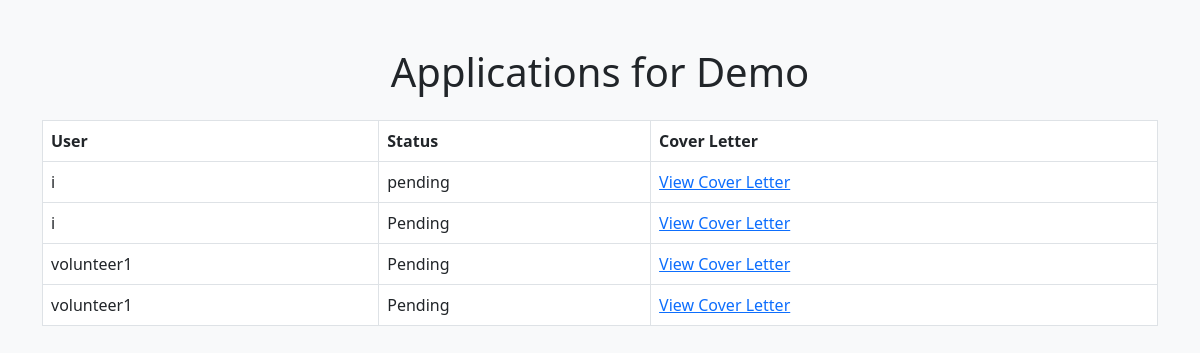
The page /projects/view-applications/1/ (signed in) on the database its author committed.
### projects/models.py (models this page shows, shortened)
class Project(models.Model):
    organization_name = models.ForeignKey(
        settings.AUTH_USER_MODEL,
        on_delete=models.CASCADE,
        related_name="projects"
    )
    title = models.CharField(max_length=255)
    description = models.TextField()
    skills = models.CharField(max_length=255)
    duration = models.CharField(max_length=100)
    image = models.ImageField(upload_to="projects/images/", null=True, blank=True)
    status = models.CharField(max_length=50)

class ProjectApplication(models.Model):
    user = models.ForeignKey(settings.AUTH_USER_MODEL, on_delete=models.CASCADE, related_name="applications")
    project = models.ForeignKey(
        Project,
        on_delete=models.CASCADE,
        related_name="applications"
    )
    fullname = models.CharField(max_length=255)
    description = models.TextField()
    cover_letter = models.FileField(upload_to="applications/cover_letters/")
    image = models.ImageField(upload_to="applications/images/", null=True, blank=True)
    status = models.CharField(max_length=50)

### accounts/models.py (models this page shows, shortened)
class User(AbstractUser):
    email = models.EmailField(unique=True)
    role =models.CharField(max_length=50, choices=[('volunteer', 'Volunteer'), ('organization', 'Organization')])
    groups = models.ManyToManyField(
        'auth.Group',
        related_name='custom_user_groups',  # Change this to a unique related_name
        blank=True,
        help_text='The groups this user belongs to.',
        verbose_name='groups',
    )
    user_permissions = models.ManyToManyField(
        'auth.Permission',
        related_name='custom_user_permissions',  # Set a unique related_name here
        blank=True,
        help_text='Specific permissions for this user.',
        verbose_name='user permissions',
    )

### projects/views.py (the view)
# urls.py: path('view-applications/<int:project_id>/', views.view_applications, name='view_applications'),
@login_required
def view_applications(request, project_id):
    project = get_object_or_404(Project, id=project_id)
    if project.organization_name != request.user:
        return redirect('error_page')
    applications = ProjectApplication.objects.filter(project=project)
    return render(request, 'projects/view_applications.html', {'project': project, 'applications': applications})

### templates/projects/view_applications.html (shortened to what this page needs)
<!DOCTYPE html>
<html lang="en">
<head>
    <link href="https://cdn.jsdelivr.net/npm/bootstrap@5.3.0-alpha1/dist/css/bootstrap.min.css" rel="stylesheet">
</head>
<body class="bg-light">
<div class="container py-5">
    <h1 class="text-center mb-4">Applications for {{ project.title }}</h1>
    {% if applications %}
        <table class="table table-bordered">
            <thead>
                <tr>
                    <th>User</th>
                    <th>Status</th>
                    <th>Cover Letter</th>
                </tr>
            </thead>
            <tbody>
                {% for application in applications %}
                    <tr>
                        <td>{{ application.user.username }}</td>
                        <td>{{ application.status }}</td>
                        <td>
                            {% if application.cover_letter %}
                                <a href="{{ application.cover_letter.url }}" target="_blank">View Cover Letter</a>
                            {% else %}
                                No Cover Letter
                            {% endif %}
                        </td>
                    </tr>
                {% endfor %}
            </tbody>
        </table>
    {% else %}
        <p>No applications yet for this project.</p>
    {% endif %}
</div>
</body>
</html>

### rows shown on the page
Project: title "Demo"
ProjectApplication: user.username "i", status "pending"
ProjectApplication: user.username "i", status "Pending"
ProjectApplication: user.username "volunteer1", status "Pending"
ProjectApplication: user.username "volunteer1", status "Pending"
